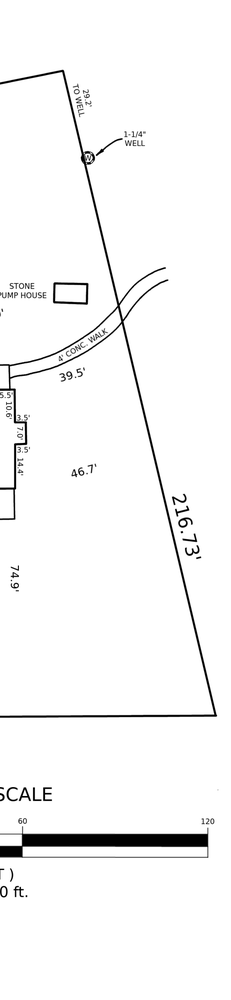
#> input picture site/right_strip.png, 231 x 1000 px, shrunk from 540 x 2339 before the run; its folder holds only this picture in this run
$ python -i gen_line_drawings.py   (imports and definitions only)
#> lines starting #> are read from the running program, lines starting #| are printed output that depends on the picture; after the words box and inside, x2 and y2 are one past the last pixel; in counts of white or black regions, pixels touching at a corner belong together
"""Generate black-on-white line drawing variants of SCAD view PNGs.

For each *_<view>.png in the scad/ directory, produces a *_<view>_ld.png
using Sobel edge detection.
"""

import os

import numpy as np
from PIL import Image
from scipy.ndimage import convolve, gaussian_filter, minimum_filter

_DIR = os.path.dirname(os.path.abspath(__file__))

_SOBEL_X = np.array([[-1, 0, 1], [-2, 0, 2], [-1, 0, 1]], dtype=np.float64)
_SOBEL_Y = np.array([[-1, -2, -1], [0, 0, 0], [1, 2, 1]], dtype=np.float64)

# View suffixes that gen_views.py produces
_VIEW_SUFFIXES = ("_patio", "_corner", "_bumpout")


def _to_line_drawing(src_path: str, dst_path: str) -> None:
    """Convert a rendered PNG to a black-on-white line drawing."""
#> called with src_path = '../../site/right_strip.png', dst_path = 'out.png'
    gray = np.array(Image.open(src_path).convert("L"), dtype=np.float64)
    gray = gaussian_filter(gray, sigma=0.8)
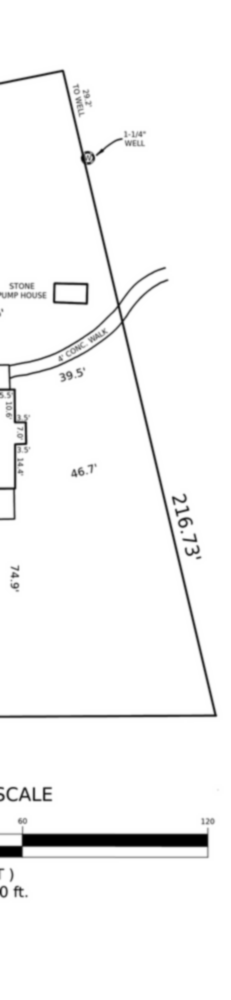
#> gray: shape (1000, 231) float64; min 0, max 255, mean 246.8; drawn with min black and max white
    gx = convolve(gray, _SOBEL_X)
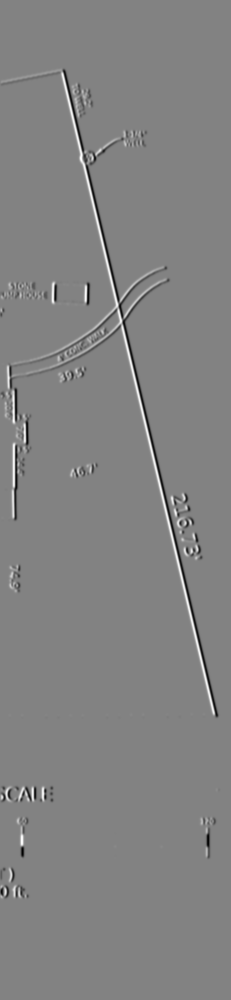
#> gx: shape (1000, 231) float64; min -737.8, max 703.8, mean -0.4; drawn with min black and max white
    gy = convolve(gray, _SOBEL_Y)
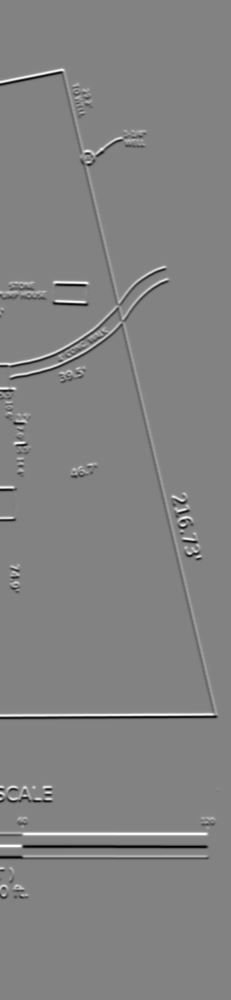
#> gy: shape (1000, 231) float64; min -738.8, max 699.6, mean 0; drawn with min black and max white
    edges = np.sqrt(gx**2 + gy**2)
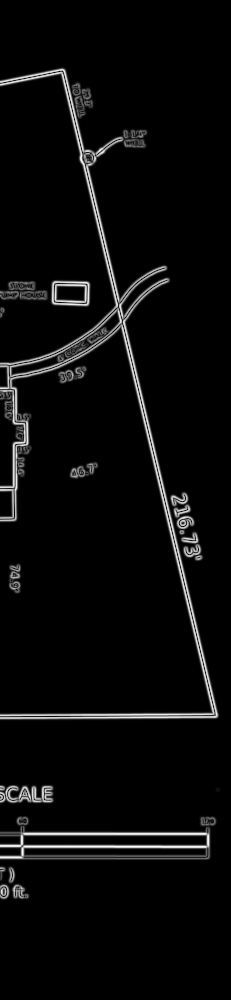
#> edges: shape (1000, 231) float64; min 0, max 738.8, mean 29.9; drawn with min black and max white
    edges = edges / edges.max() * 255
    # Binary threshold -> black lines on white
    result = 255 - (edges > 12).astype(np.uint8) * 255
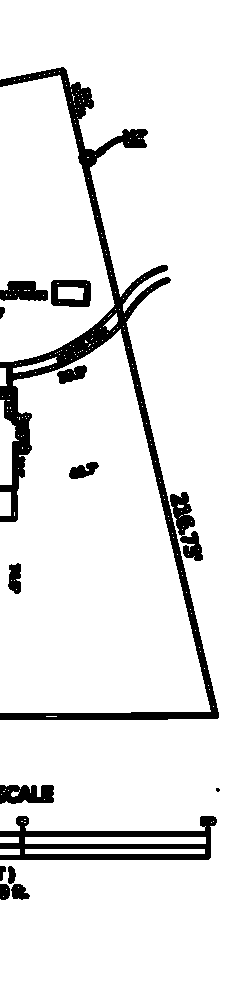
#> result: shape (1000, 231); 90.6% white; 15 black regions (1 under 20 px), largest, box (x1, y1, x2, y2) and area: (0, 67, 219, 720) 12867, (0, 816, 217, 860) 4044, (170, 492, 203, 561) 1034
    # Dilate lines slightly for a bolder pen stroke
    result = minimum_filter(result, size=2)
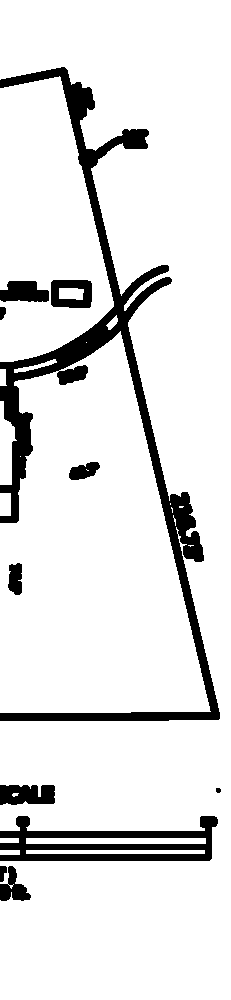
#> result: shape (1000, 231); 89% white; 11 black regions, largest, box (x1, y1, x2, y2) and area: (0, 67, 220, 721) 16548, (0, 816, 218, 861) 4754, (0, 785, 55, 805) 963
    Image.fromarray(result, mode="L").save(dst_path)


def generate():
    count = 0
    for fname in sorted(os.listdir(_DIR)):
        if not fname.endswith(".png"):
            continue
        base = fname.removesuffix(".png")
        if not any(base.endswith(s) for s in _VIEW_SUFFIXES):
            continue
        src = os.path.join(_DIR, fname)
        dst = os.path.join(_DIR, f"{base}_ld.png")
        _to_line_drawing(src, dst)
        count += 1
    print(f"generated {count} line drawings")


# [2 lines not run here, left out]

>>> result = _to_line_drawing('../../site/right_strip.png', 'out.png')

$ run again, on site/scale_bar_wide.png
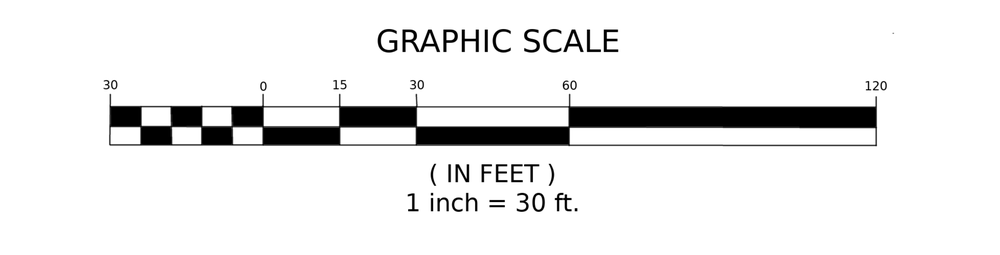
#> input picture site/scale_bar_wide.png, 1000 x 255 px, shrunk from 2820 x 720 before the run
#> in _to_line_drawing, `edges = np.sqrt(gx**2 + gy**2)`:
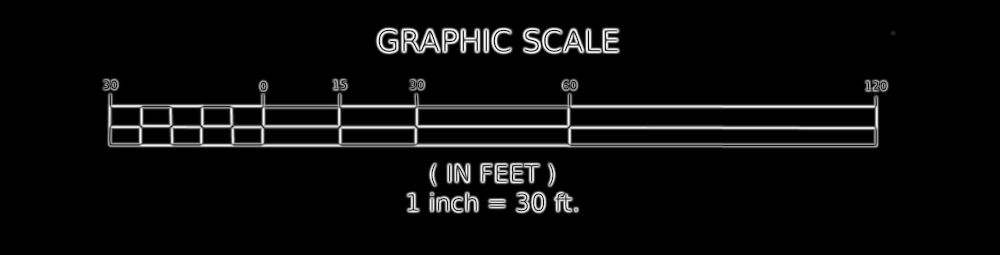
#> edges: shape (255, 1000) float64; min 0, max 744.2, mean 35.2; drawn with min black and max white
#> in _to_line_drawing, `result = minimum_filter(result, size=2)`:
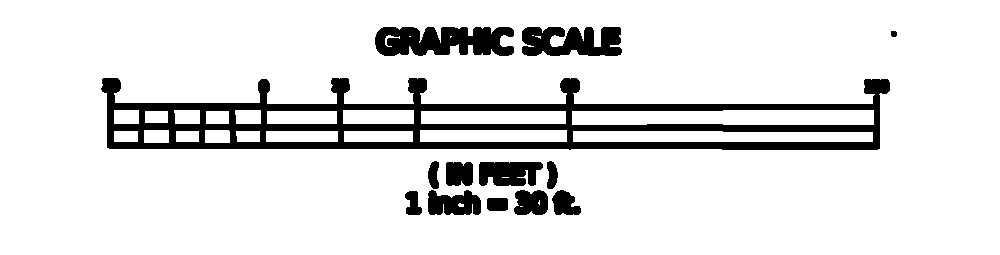
#> result: shape (255, 1000); 88.2% white; 13 black regions, largest, box (x1, y1, x2, y2) and area: (101, 78, 890, 150) 19529, (375, 27, 514, 56) 3199, (522, 27, 622, 56) 2279

$ run again, on site/top_line_trace.png
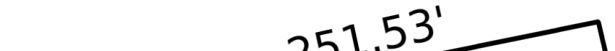
#> input picture site/top_line_trace.png, 615 x 51 px
#> in _to_line_drawing, `edges = np.sqrt(gx**2 + gy**2)`:
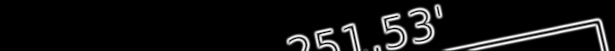
#> edges: shape (51, 615) float64; min 0, max 750.2, mean 54.5; drawn with min black and max white
#> in _to_line_drawing, `result = minimum_filter(result, size=2)`:
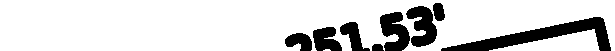
#> result: shape (51, 615); 84.1% white; 8 black regions, largest, box (x1, y1, x2, y2) and area: (441, 17, 611, 51) 1952, (406, 6, 437, 47) 777, (380, 12, 410, 51) 772

$ run again, on site/top_strip.png
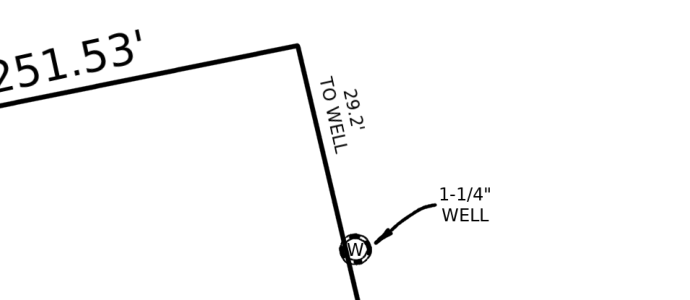
#> input picture site/top_strip.png, 690 x 300 px
#> in _to_line_drawing, `edges = np.sqrt(gx**2 + gy**2)`:
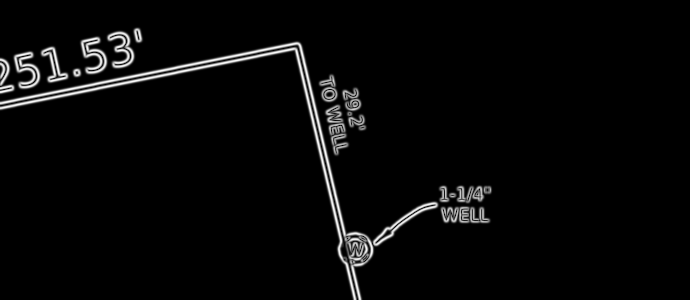
#> edges: shape (300, 690) float64; min 0, max 750.2, mean 23.9; drawn with min black and max white
#> in _to_line_drawing, `result = minimum_filter(result, size=2)`:
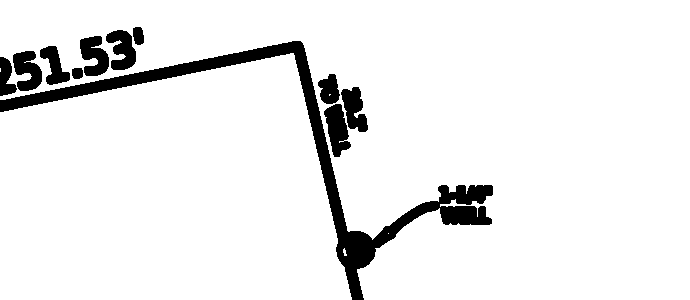
#> result: shape (300, 690); 92.5% white; 11 black regions, largest, box (x1, y1, x2, y2) and area: (0, 41, 493, 300) 9739, (324, 104, 351, 157) 867, (80, 36, 109, 76) 777
